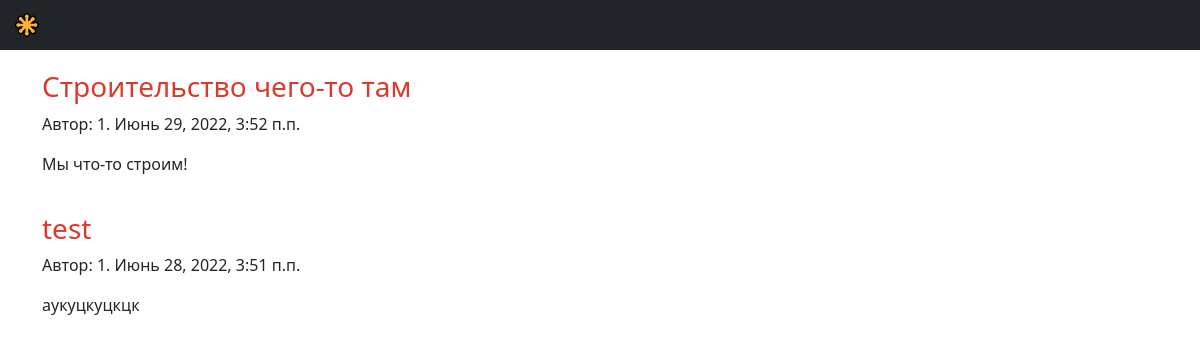
The page /project/list/ on the database its author committed.
### SVNP/models.py (models this page shows)
class Project(models.Model):
    author = models.ForeignKey(CustomUser, on_delete=models.CASCADE, verbose_name="Автор")
    name = models.CharField(max_length=200, verbose_name="Имя")
    title = models.TextField("Описание", default='')
    created_date = models.DateTimeField(default=timezone.now)
    class Meta:
        verbose_name = "Проект"
        verbose_name_plural = "Проекты"

class CustomUser(AbstractUser):
    role = models.ForeignKey(Role, verbose_name="Роль", on_delete=models.SET_NULL, null=True)
    class Meta:
        verbose_name = "Пользователь"
        verbose_name_plural = "Пользователи"

### SVNP/views.py (the view)
# urls.py: path('project/list/', views.project_list, name='project_list'),
def project_list(request):
    projects = Project.objects.order_by('-created_date')
    return render(request, 'SVNP/project_list.html', {'projects': projects})

### SVNP/templates/SVNP/project_list.html
{% extends 'SVNP/base.html' %}
{% block content %}
	{% for project in projects %}
		<h3 style="margin-top: 20px"><a href="{% url 'project_detail' pk=project.pk %}">{{ project.name }}</a></h3>
		<p>Автор: {{ project.author }}. {{ project.created_date }}</p>
		<p>{{ project.title }}</p>
	{% endfor %}
{% endblock %}

### SVNP/static/css/project.css (style rules this page uses)
h1, h2, h3, h4, h5, h6, a { color: #de382c; text-decoration: none; }

### rows shown on the page
Project: name "Строительство чего-то там", author "1", created_date "Июнь 29, 2022, 3:52 п.п.", title "Мы что-то строим!"
Project: name "test", author "1", created_date "Июнь 28, 2022, 3:51 п.п.", title "аукуцкуцкцк"
